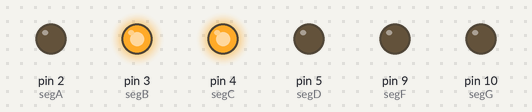
Recording of a sketch running on a simulated Arduino Uno, built with avr-gcc and run on an emulated ATmega328P. Shown: output pins drawn as LEDs (lit = HIGH).

Above: at 0.5 s.
At 1.5 s:
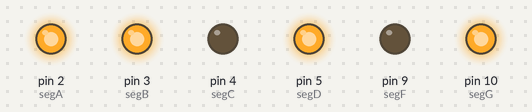
At 2.5 s:
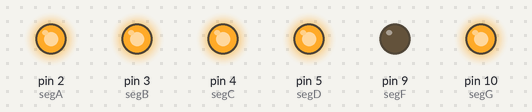
Timing chart, 0 to 3.5 s (numbered marks = the images above):
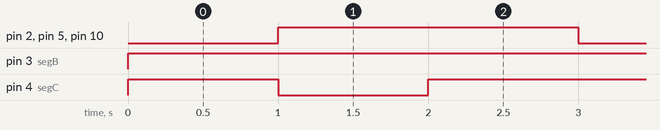

Measured:
- by itself, pin 2 (segA), pin 5 (segD), pin 10 (segG): alternates HIGH for 2.0 s and LOW for 1.0 s
- by itself, pin 3 (segB): LOW → HIGH at 0.00 s
- by itself, pin 4 (segC): repeats every 3.0 s: LOW 1.0 s, HIGH 2.0 s

The sketch:

K332.ino
```cpp
int segA = 2;                  	//definiraj seg_a = 2
int segB = 3;                  	//definiraj seg_b = 3
int segC = 4;                  	//definiraj seg_c = 4
int segD = 5;                  	//definiraj seg_d = 5
int segE = 6;                  	//definiraj seg_e = 6
int segF = 9;                  	//definiraj seg_f = 9
int segG = 10;                 	//definiraj seg_g = 10

void setup() {
  pinMode(segA, OUTPUT);       	//postavi izvod seg_a kao izlazni
  pinMode(segB, OUTPUT);       	//postavi izvod seg_b kao izlazni
  pinMode(segC, OUTPUT);       	//postavi izvod seg_c kao izlazni
  pinMode(segD, OUTPUT);       	//postavi izvod seg_d kao izlazni
  pinMode(segD, OUTPUT);       	//postavi izvod seg_e kao izlazni
  pinMode(segF, OUTPUT);       	//postavi izvod seg_f kao izlazni
  pinMode(segG, OUTPUT);       	//postavi izvod seg_g kao izlazni
  digitalWrite(segA, LOW);     	//isključi a segment - početno stanje
  digitalWrite(segB, LOW);     	//isključi b segment - početno stanje
  digitalWrite(segC, LOW);     	//isključi c segment - početno stanje
  digitalWrite(segD, LOW);     	//isključi d segment - početno stanje
  digitalWrite(segE, LOW);     	//isključi e segment - početno stanje
  digitalWrite(segF, LOW);     	//isključi f segment - početno stanje
  digitalWrite(segG, LOW);     	//isključi g segment - početno stanje
}

void loop() {

  digitalWrite(segB, HIGH);    	//uključi b segment
  digitalWrite(segC, HIGH);    	//uključi c segment
  delay(1000);                	//čekaj 1 s - prikaz broja 1
  digitalWrite(segB, LOW);     	//isključi b segment
  digitalWrite(segC, LOW);     	//isključi c segment

  digitalWrite(segA, HIGH);    	//uključi a segment
  digitalWrite(segB, HIGH);    	//uključi b segment
  digitalWrite(segG, HIGH);    	//uključi g segment
  digitalWrite(segE, HIGH);    	//uključi e segment
  digitalWrite(segD, HIGH);    	//uključi d segment
  delay(1000);                 	//čekaj 1 s - prikaz broja 2
  digitalWrite(segA, LOW);     	//isključi a segment
  digitalWrite(segB, LOW);     	//isključi b segment
  digitalWrite(segG, LOW);     	//isključi g segment
  digitalWrite(segE, LOW);     	//isključi e segment
  digitalWrite(segD, LOW);     	//isključi d segment

  digitalWrite(segA, HIGH);    	//uključi a segment
  digitalWrite(segB, HIGH);    	//uključi b segment
  digitalWrite(segC, HIGH);    	//uključi c segment
  digitalWrite(segD, HIGH);    	//uključi d segment
  digitalWrite(segG, HIGH);    	//uključi g segment
  delay(1000);                 	//čekaj 1 s - prikaz broja 3
  digitalWrite(segA, LOW);     	//isključi a segment
  digitalWrite(segB, LOW);     	//isključi b segment
  digitalWrite(segC, LOW);     	//isključi c segment
  digitalWrite(segD, LOW);     	//isključi d segment
  digitalWrite(segG, LOW);     	//isključi g segment
}
```
